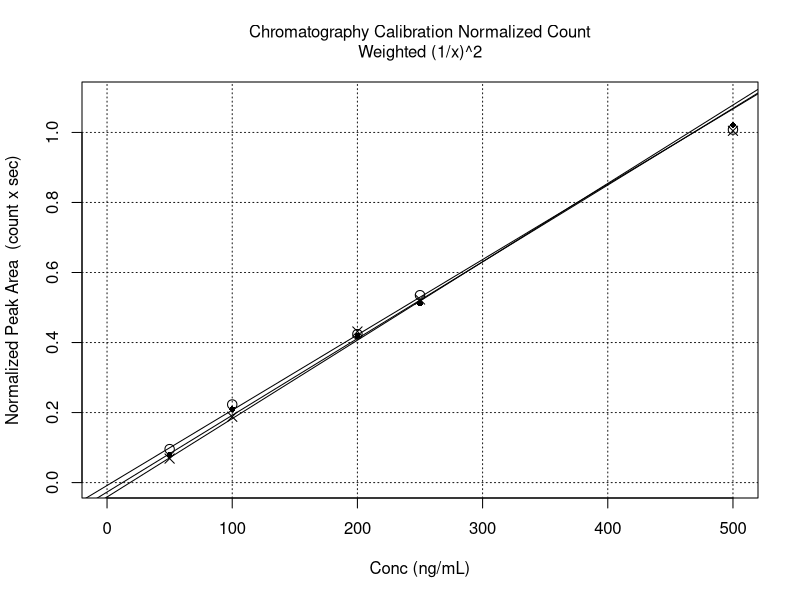

This chart was generated by the following R code:
# Chromatogram Calibration Peak Counts Normalized.R
#   User functions called: none
# Author: Fred Lytle
# Last edit: 10/06/2022
rm(list=ls())

# user supplied input
# the choice 'var' was not provided due to the complex propagation of variance
weight <- '1/x^2' # choices: 'none','1/x^2'

# data from chromatogram_peak_counts.R (analyte and d5 transitions)
# Note: the avg-values are the average of four replicate normalized areas
conc <- c(50,100,200,250,500)
cnt96 <- array(0,dim=c(5,4))
cnt96[1,] <- c(802.1061,880.2702,807.1422,861.8732)
cnt96[2,] <- c(2059.597,1793.188,1934.66,1980.068)
cnt96[3,] <- c(3705.862,3520.73,3824.649,4078.019)
cnt96[4,] <- c(4192.96,4499.978,4595.029,4775.704)
cnt96[5,] <- c(8869.768,8456.41,8751.112,9097.287)
cnt21 <- array(0,dim=c(5,4))
cnt21[1,] <- c(632.6068,523.3541,580.2705,667.9665)
cnt21[2,] <- c(1648.741,1399.434,1573.039,1577.094)
cnt21[3,] <- c(2979.642,3291.317,3239.325,3358.009)
cnt21[4,] <- c(3752.669,3526.201,3648.55,3632.406)
cnt21[5,] <- c(7701.941,7725.326,7565.638,7734.54)
cnt06 <- array(0,dim=c(5,4))
cnt06[1,] <- c(324.0281,351.9216,346.8206,332.0111)
cnt06[2,] <- c(991.1216,817.151,987.5972,922.857)
cnt06[3,] <- c(2074.396,2069.261,2052.628,2341.424)
cnt06[4,] <- c(2486.853,2505.512,2395.247,2384.577)
cnt06[5,] <- c(5194.438,4861.525,4899.596,4745.094)
d5cnt96 <- array(0,dim=c(5,4))
d5cnt96[1,] <- c(8412.644,8639.077,8530.186,9540.867)
d5cnt96[2,] <- c(9326.953,8509.341,8086.469,8948.429)
d5cnt96[3,] <- c(8626.853,8165.597,8689.859,10322.86)
d5cnt96[4,] <- c(8248.285,8271.512,8424.308,8801.123)
d5cnt96[5,] <- c(8954.271,8842.006,8276.311,8846.869)
d5cnt21 <- array(0,dim=c(5,4))
d5cnt21[1,] <- c(7460,7529.767,7710.115,7883.104)
d5cnt21[2,] <- c(7793.18,7048.519,6900.243,7795.245)
d5cnt21[3,] <- c(7240.511,7688.326,7366.645,8469.682)
d5cnt21[4,] <- c(6893.398,7171.89,7126.614,7328.246)
d5cnt21[5,] <- c(7694.639,7890.405,7100.502,7435.746)
d5cnt06 <- array(0,dim=c(5,4))
d5cnt06[1,] <- c(4649.206,4878.051,5019.299,5240.877)
d5cnt06[2,] <- c(4965.298,5046.463,4679.946,5142.262)
d5cnt06[3,] <- c(4696.649,4941.522,5045.329,5106.464)
d5cnt06[4,] <- c(4671.43,4706.221,4668.92,4640.447)
d5cnt06[5,] <- c(4937.742,4975.948,4661.125,5057.512)
norm96 <- cnt96/d5cnt96
norm21 <- cnt21/d5cnt21
norm06 <- cnt06/d5cnt06
avg96 <- rowMeans(norm96)
avg21 <- rowMeans(norm21)
avg06 <- rowMeans(norm06)

# calculate the least-squares weights
if(weight == 'none'){
  weights96 <- weights21 <- weights06 <- rep(1,length(conc))
}else{
  weights96 <- weights21 <- weights06 <- 1/conc^2
}

# generate the main graph
title <- 'Chromatography Calibration Normalized Count'
if(weight=='1/x^2'){title <- paste0(title,'\nWeighted (1/x)^2')
}else{
  title <- paste0(title,'\nUnweighted')
}
plot(conc,avg96,xlim=c(0,500),ylim=c(0,1.1),
     main=title,font.main=1,cex.main=1,
     xlab='Conc (ng/mL)',ylab='Normalized Peak Area  (count x sec)',cex=1.25)
grid(col='gray10')
points(conc,avg21,pch=16,cex=0.75)
points(conc,avg06,pch=4,cex=1.25)

# perform the least-squares fits, errors, and covariance
fit96 <- lm(avg96 ~ conc,weights=weights96)
coef96 <- summary(fit96)$coef[,1]
error96 <- summary(fit96)$coef[,2]
cov96 <- summary(fit96)$cov[1,2]*summary(fit96)$sigma^2
fit21 <- lm(avg21 ~ conc,weights=weights21)
coef21 <- summary(fit21)$coef[,1]
error21 <- summary(fit21)$coef[,2]
cov21 <- summary(fit21)$cov[1,2]*summary(fit21)$sigma^2
fit06 <- lm(avg06 ~ conc,weights=weights06)
coef06 <- summary(fit06)$coef[,1]
error06 <- summary(fit06)$coef[,2]
cov06 <- summary(fit06)$cov[1,2]*summary(fit06)$sigma^2

# add regression lines to the main graph
abline(fit96)
abline(fit21)
abline(fit06)

# print the results
{
  cat(title,
      '\nDwell Time:\t\t  Value       Error         Covar',
      '\n\t96 Intercept:\t',coef96[1],'; ',error96[1],'; ',cov96,
      '\n\t96 Slope:\t',coef96[2],'; ',error96[2],
      '\n\t21 Intercept:\t',coef21[1],'; ',error21[1],'; ',cov21,
      '\n\t21 Slope:\t',coef21[2],'; ',error21[2],
      '\n\t06 Intercept:\t',coef06[1],'; ',error06[1],'; ',cov06,
      '\n\t06 Slope:\t',coef06[2],';  ',error06[2],'\n',sep='')
  
  cat('\nCount Slope Ratios:\t',
      c(coef96[2],coef21[2],coef06[2])/coef96[2])
}
